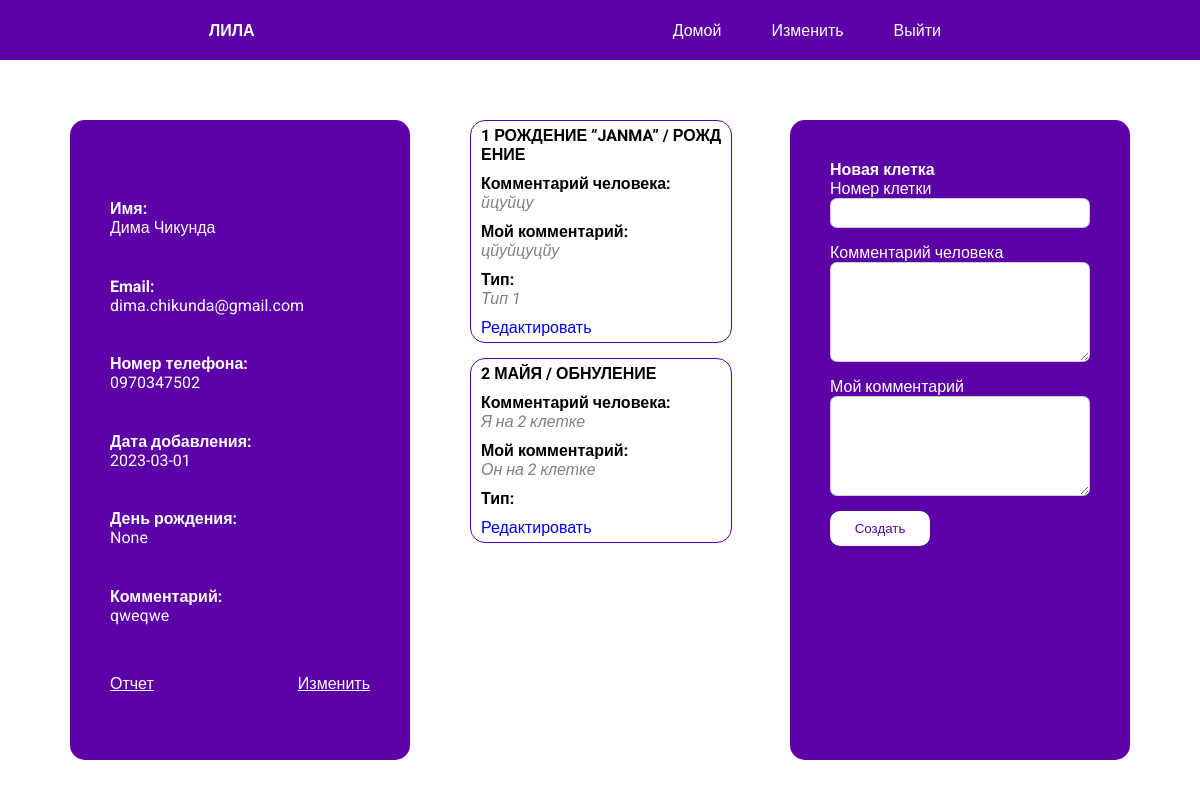
Before: /user/1 (signed in) with the older database file.
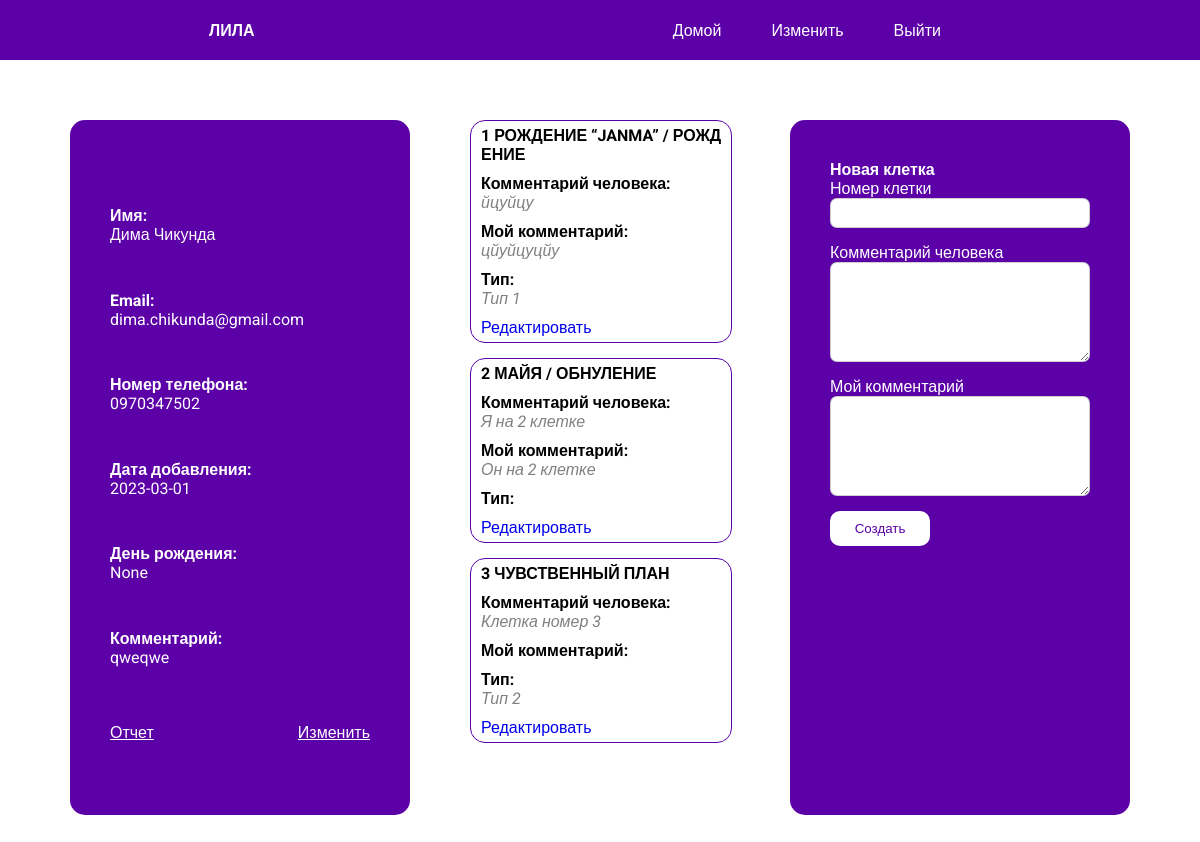
After: the same page with the newer database file.
### project/models.py (models this page shows, shortened)
class User(db.Model):
    id = db.Column(db.Integer, primary_key=True)
    name = db.Column(db.String(64))
    email = db.Column(db.String(64), unique=True)
    phone = db.Column(db.String(64), unique=True)
    date = db.Column(db.Date)
    birthday = db.Column(db.Date)
    additional_comment = db.Column(db.String(64))
    game = db.relationship('Game', backref='Game.user_id', cascade="all, delete")

class Game(db.Model):
    id = db.Column(db.Integer, primary_key=True)
    user_comment = db.Column(db.String(250))
    personal_comment = db.Column(db.String(250))
    cell_id = db.Column(db.Integer, db.ForeignKey('cell.id'))
    cell = db.relationship("Cell", backref="cells")
    user_id = db.Column(db.Integer, db.ForeignKey('user.id'))
    user = db.relationship("User", backref="users")

class Cell(db.Model):
    id = db.Column(db.Integer, primary_key=True)
    title = db.Column(db.String(250))
    description = db.Column(db.String(250))
    cell = db.relationship('Game', backref='Game.cell_id', primaryjoin='Cell.id==Game.cell_id', lazy='dynamic')
    type_id = db.Column(db.Integer, db.ForeignKey('type.id'))
    type = db.relationship("Type", backref="cells")

class Type(db.Model):
    id = db.Column(db.Integer, primary_key=True)
    name = db.Column(db.String(250))
    description = db.Column(db.String(250))
    cell = db.relationship('Cell', backref='Cell.type_id', primaryjoin='Type.id==Cell.type_id', lazy='dynamic')

### project/routes.py (the view, shortened to what this page needs)
@app.route('/user/<id>', methods=['GET', 'POST'])
@login_required
def user(id):
    user = User.query.filter_by(id=id).first()
    add_user_form = AddUserForm()
    add_game_form = AddGameForm()
    games = Game.query.filter_by(user_id=user.id).all()
    return render_template('user.html', user=user, add_game_form=add_game_form, add_user_form=add_user_form,
                           games=games)

### project/forms.py (shortened to what this page needs)
class AddUserForm(FlaskForm):
    name = StringField('Имя', validators=[DataRequired()])
    email = EmailField('Email', validators=[Optional()])
    phone = StringField('Phone', validators=[Optional()])
    birthday = DateField('Birthday', validators=[Optional()])
    comment = StringField('Comment')
    submit = SubmitField('Save')

class AddGameForm(FlaskForm):
    cell_id = StringField('Номер клетки', validators=[DataRequired()])
    user_comment = TextAreaField('Комментарий человека')
    my_comment = TextAreaField('Мой комментарий')
    submit = SubmitField('Создать')

### project/models.py (called while the page is built)
@login.user_loader
def load_user(id):
    return Admin.query.get(int(id))

### project/templates/user.html (shortened to what this page needs)
<link rel="stylesheet" href="/static/css/user.css">
{% extends 'base.html' %}
{% block content %}
<div class="current_user_block">
    <aside class="user">
        <div class = 'user_info_block' id="">
            <div class="user_info">
                <div class="part">
                    <div>
                        <h1>Имя:</h1>
                        <p>{{ user.name }}</p>
                    </div>
                </div>
                <div class="part">
                    <h1>Email:</h1>
                    <p>{{ user.email }}</p>
                </div>
                <div class="part">
                    <h1>Номер телефона:</h1>
                    <p>{{ user.phone }}</p>
                </div>
                <div class="part">
                    <h1>Дата добавления:</h1>
                    <p>{{ user.date }}</p>
                </div>
                <div class="part">
                    <h1>День рождения:</h1>
                    <p>{{ user.birthday }}</p>
                </div>
                <div class="part">
                    <h1>Комментарий:</h1>
                    <p>{{ user.additional_comment }}</p>
                </div>
            </div>
            <div class="info_footer">
                <a href="{{url_for('report', id=user.id)}}" class="link">Отчет</a>
                <span class="change link">Изменить</span>
            </div>
        </div>
    </aside>
    <aside class="users_cells">
            {%for game in games%}
            {% include '_game.html' %}
            {% endfor %}
    </aside>
    <aside class="add_game">
        <form action="", method="post">
            <h1>Новая клетка</h1>
            <p>
                {{add_game_form.cell_id.label}}
                {{add_game_form.cell_id(class='field')}}
            </p>
            <p>
                {{add_game_form.user_comment.label}}
                {{add_game_form.user_comment(class='text_field')}}
            </p>
            <p>
                {{add_game_form.my_comment.label}}
                {{add_game_form.my_comment(class='text_field')}}
            </p>
            {{add_game_form.submit(class='button')}}
        </form>
    </aside>
</div>
{% endblock %}

### project/templates/base.html (shortened to what this page needs)
<!DOCTYPE html>
<html lang="ru">
<head>
    <link rel="stylesheet" href="{{ url_for('static', filename="css/base.css") }}">
</head>
<body>
    <main>
        <header>
            <div class = 'header_menu'>
                <a href="{{url_for('index')}}" class="logo">ЛИЛА</a>
                <ul class="menu_block">
                    <li><a href="{{url_for('index')}}" class="menu_item">Домой</a></li>
                    <li><a href="{{url_for('change_cell')}}" class="menu_item">Изменить</a></li>
                    <a href="{{url_for('logout')}}"  class="menu_item">Выйти</a>
                </ul>
            </div>
        </header>
        {% block content %}{% endblock %}
    </main>
</body>
</html>

### project/templates/_game.html (shortened to what this page needs)
<link rel="stylesheet" href="/static/css/_game.css">
<div class="game" id="">
    <div class="info" id = 'show'>
            <h1>{{game.cell.id}} {{game.cell.title}}</h1>
        <p>
            <span class="t">Комментарий человека:</span>
            <span class="dec">{{game.user_comment}}</span>
        </p>
        <p>
            <span class="t">Мой комментарий:</span>
            <span class="dec">{{game.personal_comment}}</span>
        </p>
        <p>
            <span class="t">Тип:</span>
            <span class="dec">
                {% if game.cell%}
                {{game.cell.type.name}}
                {% endif %}
            </span>
        </p>
    </div>
    <p>
        <a href="{{url_for('edit_game', id=game.id)}}" class="">Редактировать</a>
    </p>
</div>

### project/static/css/user.css (style rules this page uses)
.current_user_block { display: flex; justify-content: space-around; width: 90%; margin: 0px auto; margin-top: 50px; }
.user_info_block { height: 90%; }
aside { width: 33%; height: 70vh; border-radius: 15px; padding: 40px; margin: 10px; }
.add_game { background-color: rgb(92, 0, 167); color: white; }
.user { display: flex; flex-direction: column; justify-content: space-between; background-color: rgb(92, 0, 167); color: white; }
.user_info { overflow-y: scroll; height: 100%; display: flex; flex-direction: column; justify-content: space-evenly; }
.users_cells { overflow-y: scroll; overflow-x: hidden; word-break: break-all; padding-top: 0px; }
.button { display: block; height: 35px; width: 100px; margin-right: 25px; background-color: rgb(255, 255, 255); border: 1px solid rgba(128, 128, 128, 0); border-radius: 10px; color: rgb(92, 0, 167); }
.field { height: 30px; width: 100%; border: 1px solid rgba(128, 128, 128, 0.382); border-radius: 7px; padding-left: 10px; margin-bottom: 15px; }
.text_field { min-height: 100px; max-height: 200px; width: 100%; max-width: 100%; border: 1px solid rgba(128, 128, 128, 0.382); border-radius: 7px; padding-left: 10px; margin-bottom: 15px; }
.link { cursor: pointer; display: block; margin-top: 10px; color: white; text-decoration: underline; }
.change { cursor: pointer; }
.info_footer { display: flex; justify-content: space-between; }
.part { display: flex; flex-direction: column; align-items: flex-start; }
p { padding: 0px; }

### project/static/css/base.css (style rules this page uses)
* { padding: 0px; margin: 0px; font-family: 'Roboto', sans-serif; text-decoration: none; }
.header_menu { width: 100%; height: 60px; display: flex; justify-content: space-around; align-items: center; background-color: rgb(92, 0, 167); }
.menu_block { display: flex; list-style: none; }
.menu_item { padding-right: 50px; color: white; }
.logo { font-weight: 600; color: white; }

### project/static/css/_game.css (style rules this page uses)
.game { width: 100%; border: 1px solid rgb(92, 0, 167); border-radius: 15px; margin-bottom: 15px; }
.game p, .game h1 { display: flex; flex-direction: column; padding-left: 10px; padding-top: 5px; padding-bottom: 5px; }
#show { display: block; }
h1 { font-size: medium; }
.t { font-weight: bold; }
.dec { font-style: italic; color: grey; }

Changed rows visible on the page:
added Game: cell.id "3", cell "ЧУВСТВЕННЫЙ ПЛАН", user_comment "Клетка номер 3", cell.type.name "Тип 2"
